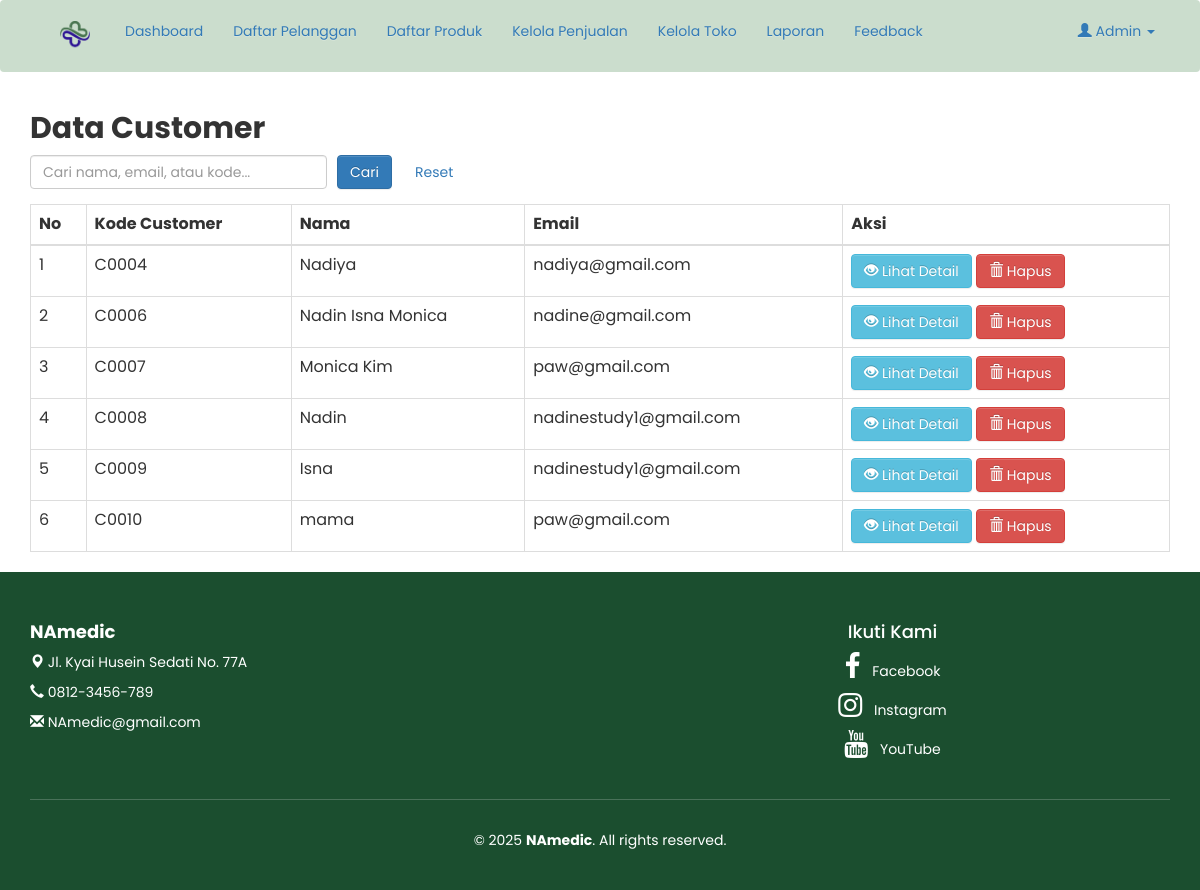
The app's page /admin/m_customer.php (signed in) with its own data.
### tables this page shows
CREATE TABLE `customer` (
  `kode_customer` varchar(100) NOT NULL,
  `nama` varchar(100) NOT NULL,
  `email` varchar(100) NOT NULL,
  `username` varchar(100) NOT NULL,
  `password` varchar(100) NOT NULL,
  `telp` varchar(200) NOT NULL,
  `alamat` varchar(255) DEFAULT NULL,
  `kota` varchar(100) DEFAULT NULL,
  `gender` enum('L','P') DEFAULT NULL,
  `paypal` varchar(255) DEFAULT NULL,
  `image` varchar(255) DEFAULT NULL,
  `ttl` date DEFAULT NULL
);

### admin/m_customer.php (the view, shortened to what this page needs)
<head>
</head>
<?php
include 'header.php';
$search = isset($_GET['search']) ? $_GET['search'] : '';
$query = "SELECT * FROM customer";
$query .= " ORDER BY kode_customer ASC";
$result = mysqli_query($conn, $query);
?>
<div class="container">
    <h2><b>Data Customer</b></h2>
    <form method="GET" action="m_customer.php" class="form-inline mb-3">
        <input type="text" name="search" class="form-control" placeholder="Cari nama, email, atau kode..." value="<?= htmlspecialchars($search); ?>" />
        <button type="submit" class="btn btn-primary">Cari</button>
        <a href="m_customer.php" class="btn btn-secondary">Reset</a>
    </form>
    <table class="table table-bordered">
        <thead>
            <tr>
                <th>No</th>
                <th>Kode Customer</th>
                <th>Nama</th>
                <th>Email</th>
                <th>Aksi</th>
            </tr>
        </thead>
        <tbody>
            <?php
            $no = 1;
            if (mysqli_num_rows($result) > 0) {
                while ($row = mysqli_fetch_assoc($result)) {
            ?>
            <tr>
                <td><?= $no++; ?></td>
                <td><?= $row['kode_customer']; ?></td>
                <td><?= $row['nama']; ?></td>
                <td><?= $row['email']; ?></td>
                <td>
                    <a href="detail_customer.php?kode=<?= $row['kode_customer']; ?>" class="btn btn-info">
                        <i class="glyphicon glyphicon-eye-open"></i> Lihat Detail
                    </a>
                    <a href="m_customer.php?kode=<?= $row['kode_customer']; ?>&page=del" class="btn btn-danger" onclick="return confirm('Yakin Ingin Menghapus Data ?')">
                        <i class="glyphicon glyphicon-trash"></i> Hapus
                    </a>
                </td>
            </tr>
            <?php
                }
            } else {
                echo "<tr><td colspan='5' class='text-center'>Data tidak ditemukan</td></tr>";
            }
            ?>
        </tbody>
    </table>
</div>
<?php include 'footer.php'; ?>

### css/style.css (style rules this page uses)
body { margin:0; padding: 0; }

### admin/m_customer.php (style rules this page uses)
body { font-family: Poppins, sans-serif; }
.form-inline { display: flex; gap: 10px; margin-bottom: 15px; }

### records on screen
customer: kode_customer "C0004", nama "Nadiya", email "nadiya@gmail.com"
customer: kode_customer "C0006", nama "Nadin Isna Monica", email "nadine@gmail.com"
customer: kode_customer "C0007", nama "Monica Kim", email "paw@gmail.com"
customer: kode_customer "C0008", nama "Nadin", email "nadinestudy1@gmail.com"
customer: kode_customer "C0009", nama "Isna", email "nadinestudy1@gmail.com"
customer: kode_customer "C0010", nama "mama", email "paw@gmail.com"
